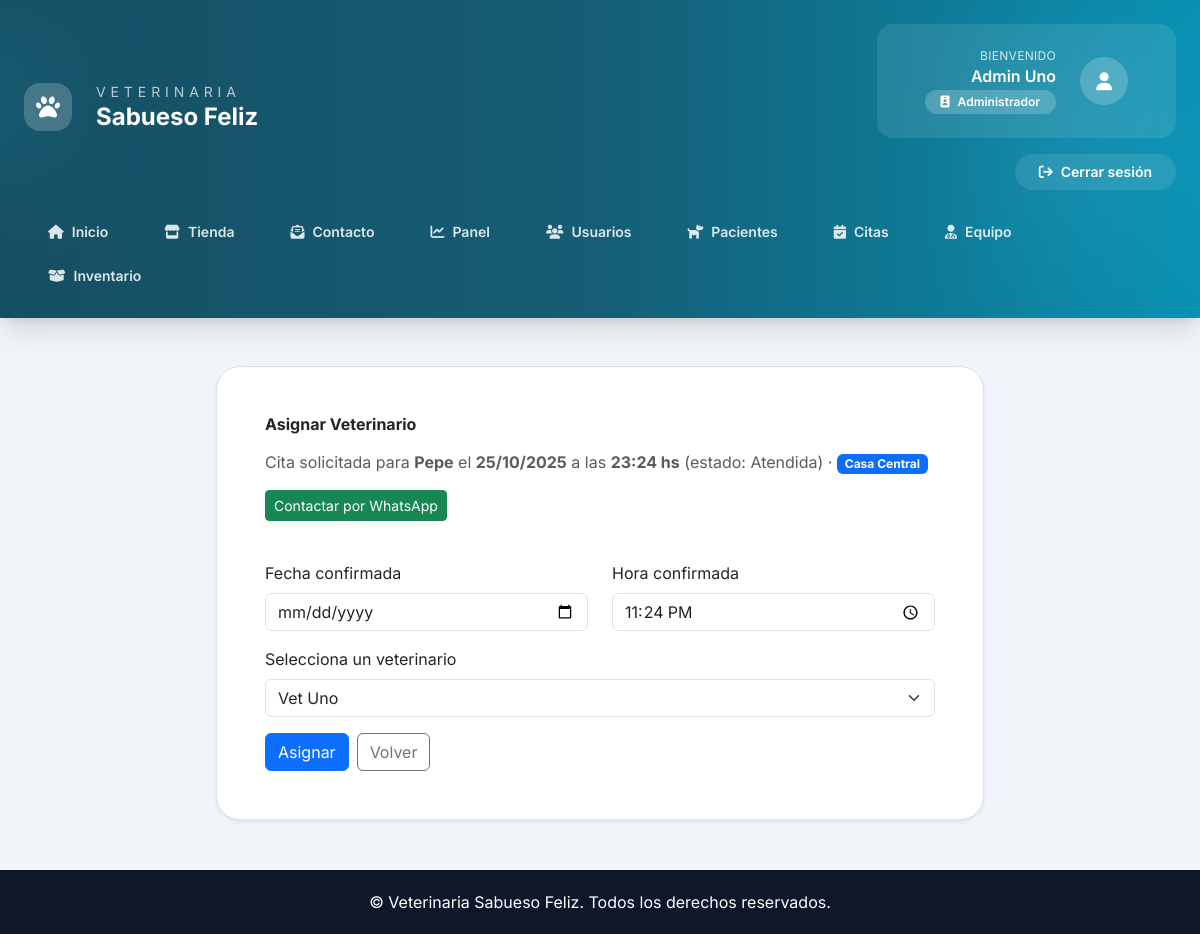
Before: /cita/8/asignar-vet/ (signed in) with the older database file.
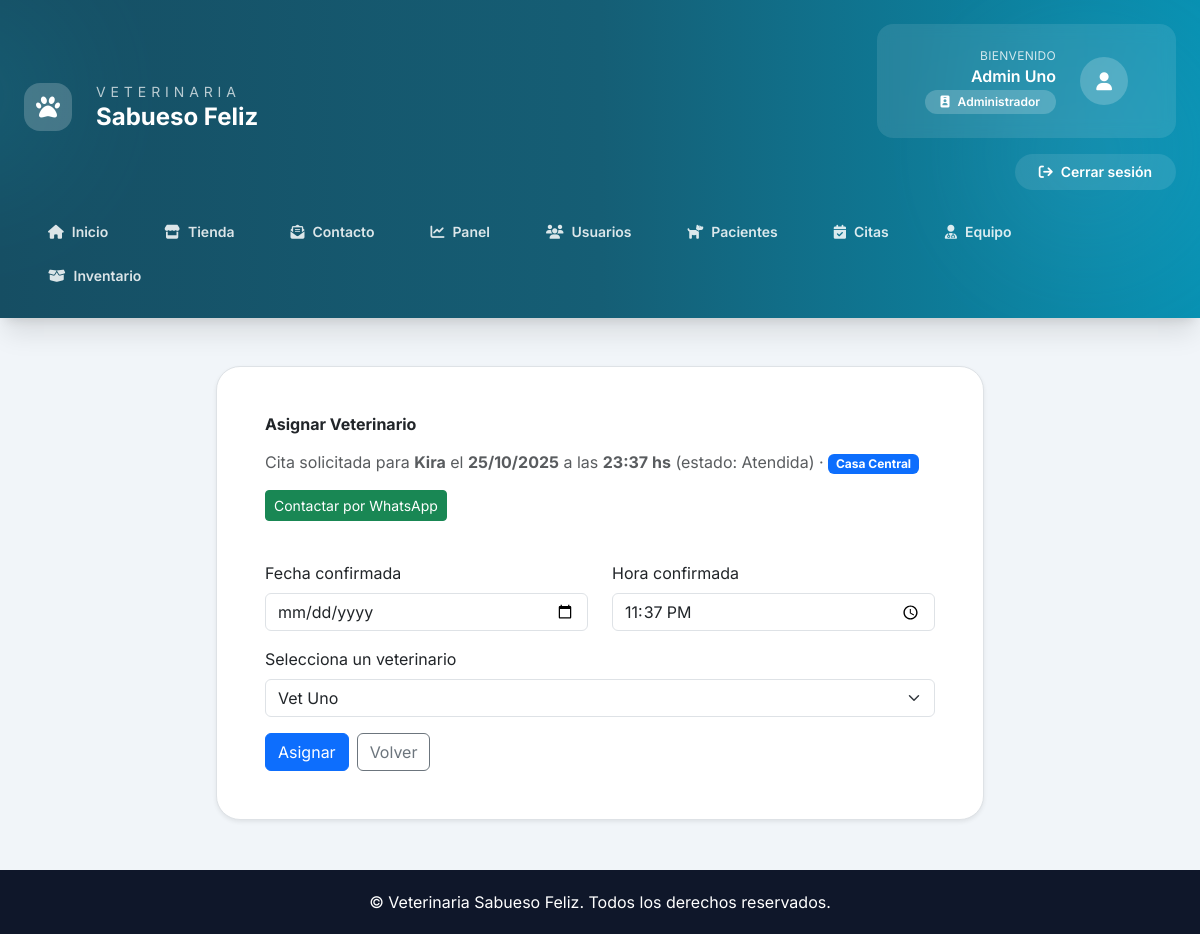
After: the same page with the newer database file.
### Core/models.py (models this page shows, shortened)
class Cita(models.Model):
    ESTADOS = (
        ("pendiente", "Pendiente"),
        ("programada", "Programada"),
        ("atendida", "Atendida"),
        ("cancelada", "Cancelada"),
    )
    TIPOS = (
        ("consulta", "Consulta"),
        ("vacunacion", "Vacunación"),
        ("cirugia", "Cirugía"),
    )
    paciente = models.ForeignKey(Paciente, on_delete=models.CASCADE)
    veterinario = models.ForeignKey(
        User,
        limit_choices_to={"rol": "VET"},
        on_delete=models.SET_NULL,
        null=True,
        blank=True,
    )
    sucursal = models.ForeignKey(
        Sucursal,
        on_delete=models.PROTECT,
        related_name="citas",
    )
    fecha_solicitada = models.DateField(default=timezone.now)
    fecha_hora = models.DateTimeField(blank=True, null=True)
    duracion = models.IntegerField(default=30)  # duración en minutos
    tipo = models.CharField(max_length=50, choices=TIPOS, default="consulta")
    estado = models.CharField(max_length=20, choices=ESTADOS, default="pendiente")
    notas = models.TextField(blank=True)
    farmacos_utilizados = models.ManyToManyField(
        "Farmaco",
        blank=True,
        related_name="citas_utilizadas",
        through="CitaFarmaco",
        through_fields=("cita", "farmaco"),
        help_text="Medicamentos del inventario utilizados durante la atención.",
    )
    def telefono_contacto(self) -> str:
        propietario = self.paciente.propietario
        telefono = propietario.telefono or propietario.user.telefono or ""
        telefono = telefono.strip()
        if not telefono:
            return ""
        return "".join(ch for ch in telefono if ch.isdigit())
    def mensaje_whatsapp(self) -> str:
        propietario = self.paciente.propietario.user
        nombre = propietario.get_full_name() or propietario.username
        fecha = self.fecha_solicitada.strftime("%d/%m/%Y")
        return (
            f"Hola {nombre}, te saludamos de Sabueso Feliz. "
            f"¿Podemos coordinar el horario para la cita de {self.paciente.nombre} del {fecha}?"
        )

class Paciente(models.Model):
    nombre = models.CharField(max_length=100)
    especie = models.CharField(max_length=50)
    raza = models.CharField(max_length=50, blank=True)
    sexo = models.CharField(max_length=10)
    fecha_nacimiento = models.DateField()
    propietario = models.ForeignKey(Propietario, on_delete=models.CASCADE)
    vacunas = models.TextField(blank=True)
    alergias = models.TextField(blank=True)
    foto = models.ImageField(upload_to="pacientes/", blank=True, null=True)

class Sucursal(models.Model):
    nombre = models.CharField(max_length=150, unique=True)
    direccion = models.CharField(max_length=255)
    ciudad = models.CharField(max_length=120, blank=True)
    telefono = models.CharField(max_length=30, blank=True)
    imagen = models.ImageField(upload_to="sucursales/", blank=True, null=True)
    class Meta:
        ordering = ["nombre"]

class User(AbstractUser):
    ROLES = (
        ("ADMIN", "Administrador"),
        ("VET", "Veterinario"),
        ("ADMIN_OP", "Administrativo"),
        ("OWNER", "Propietario"),
    )
    rol = models.CharField(max_length=20, choices=ROLES)
    telefono = models.CharField(max_length=20, blank=True)
    direccion = models.CharField(max_length=200, blank=True)
    activo = models.BooleanField(default=True)
    avatar = models.ImageField(upload_to="avatars/", blank=True, null=True)
    especialidad = models.CharField(max_length=100, blank=True)  # para veterinarios
    sucursal = models.ForeignKey(
        Sucursal,
        on_delete=models.SET_NULL,
        null=True,
        blank=True,
        related_name="usuarios",
    )

### Core/views.py (the view, shortened to what this page needs)
# urls.py: path('cita/<int:cita_id>/asignar-vet/', views.asignar_veterinario_cita, name='asignar_veterinario_cita'),
@login_required
def asignar_veterinario_cita(request, cita_id):
    if request.user.rol not in {"ADMIN", "ADMIN_OP"}:
        messages.error(request, "No tienes permiso para asignar veterinarios a las citas.")
        return redirect("dashboard")
    cita = get_object_or_404(
        _filtrar_por_sucursal(Cita.objects.all(), request.user),
        id=cita_id,
    )
    veterinarios = _veterinarios_activos(cita.sucursal)
    return render(
        request,
        "core/asignar_veterinario.html",
        {"cita": cita, "veterinarios": veterinarios},
    )

### Core/views.py (called while the page is built, shortened)
def _filtrar_por_sucursal(queryset, user, field_name="sucursal"):
    if getattr(user, "is_superuser", False):
        return queryset

def _veterinarios_activos(sucursal=None):
    queryset = User.objects.filter(rol="VET", activo=True, is_active=True)
    if sucursal is not None:
        queryset = queryset.filter(sucursal=sucursal)
    return queryset.order_by("first_name", "last_name", "username")

### Core/templates/core/asignar_veterinario.html (shortened to what this page needs)
{% extends "core/base.html" %}
{% block main_class %}container my-5{% endblock %}
{% block content %}
<div class="mx-auto max-w-3xl bg-white p-5 p-md-6 rounded-3xl shadow-sm border border-slate-200">
    <h2 class="fw-bold mb-3">Asignar Veterinario</h2>
    <p class="text-muted mb-3">
        Cita solicitada para <strong>{{ cita.paciente.nombre }}</strong> el
        <strong>{{ cita.fecha_solicitada|date:"d/m/Y" }}</strong>
        {% if cita.fecha_hora %}
            a las <strong>{{ cita.fecha_hora|date:"H:i" }} hs</strong>
        {% else %}
            <span class="badge text-bg-warning">Horario sin confirmar</span>
        {% endif %}
        (estado: {{ cita.get_estado_display }})
        · <span class="badge text-bg-primary">{{ cita.sucursal.nombre }}</span>
    </p>
    {% with telefono=cita.telefono_contacto %}
        {% if telefono %}
            <a href="https://wa.me/{{ telefono }}?text={{ cita.mensaje_whatsapp|urlencode }}"
               target="_blank" class="btn btn-success btn-sm mb-3">
                Contactar por WhatsApp
            </a>
        {% endif %}
    {% endwith %}
    <form method="POST" class="mt-4">
        <div class="row">
            <div class="col-md-6 mb-3">
                <label for="fecha" class="form-label">Fecha confirmada</label>
                <input type="date" name="fecha" id="fecha" class="form-control"
                       value="{{ cita.fecha_hora|date:'Y-m-d'|default:cita.fecha_solicitada|date:'Y-m-d' }}" required>
            </div>
            <div class="col-md-6 mb-3">
                <label for="hora" class="form-label">Hora confirmada</label>
                <input type="time" name="hora" id="hora" class="form-control"
                       value="{{ cita.fecha_hora|date:'H:i' }}" required>
            </div>
        </div>
        <div class="mb-3">
            <label for="veterinario" class="form-label">Selecciona un veterinario</label>
            <select name="veterinario" id="veterinario" class="form-select" required>
                {% for vet in veterinarios %}
                    <option value="{{ vet.id }}" {% if cita.veterinario == vet %}selected{% endif %}>
                        {{ vet.get_full_name|default:vet.username }}
                    </option>
                {% endfor %}
            </select>
        </div>
        <div class="d-flex gap-2">
            <button type="submit" class="btn btn-primary">Asignar</button>
            <a href="{% url 'listar_citas_admin' %}" class="btn btn-outline-secondary">Volver</a>
        </div>
    </form>
</div>
{% endblock %}

Changed rows visible on the page:
changed Cita "Atendida": paciente.nombre "Pepe" → "Kira"; fecha_hora "23:24" → "23:37"; hora "23:24" → "23:37"
